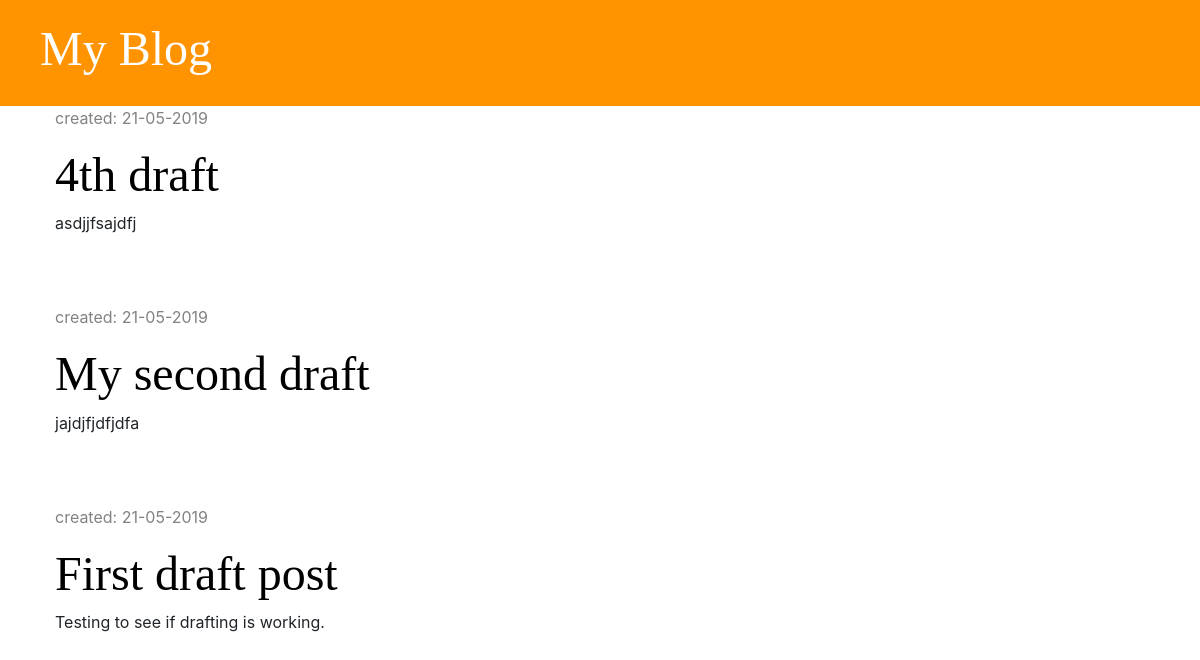
Screenshot of /drafts/ with the database file from the repository.
### blog/models.py (models this page shows, shortened)
class Post(models.Model):
    author = models.ForeignKey('auth.User', on_delete=models.CASCADE)
    title = models.CharField(max_length=200)
    text = models.TextField()
    created_date = models.DateTimeField(default=timezone.now)
    published_date = models.DateTimeField(blank=True, null=True)

### blog/views.py (the view)
# urls.py: path('drafts/', views.post_draft_list, name='post_draft_list'),
def post_draft_list(request):
    posts = Post.objects.filter(published_date__isnull=True).order_by('-created_date')
    stuff_for_frontend = {'posts': posts}
    return render(request, 'blog/post_draft_list.html', stuff_for_frontend)

### blog/templates/blog/post_draft_list.html
{% extends 'blog/base.html' %}
{% block content %}
    {% for post in posts %}
        <div class="post">
            <p class="date">created: {{ post.created_date|date:'d-m-Y'}}</p>
            <h1><a href="{% url 'post_detail' pk=post.pk %}">{{ post.title }}</a></h1>
            <p>{{ post.text|truncatechars:50 }}</p>
        </div>
    {% endfor %}
{% endblock %}

### blog/static/css/blog.css (style rules this page uses)
h1, h2, h3, h4 { font-family: 'Tangerine', 'Inconsolata', 'Droid Sans', serif; font-size: 48px; }
.date { color: #828282; }
.post { margin-bottom: 70px; }
.post h1 a { color: #000000; }

### rows the page displays
Post: created_date "21-05-2019", title "4th draft", text "asdjjfsajdfj"
Post: created_date "21-05-2019", title "My second draft", text "jajdjfjdfjdfa"
Post: created_date "21-05-2019", title "First draft post", text "Testing to see if drafting is working."
